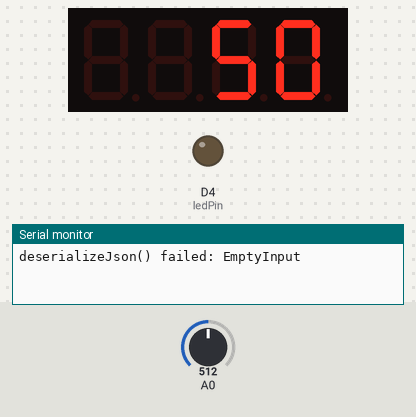
Simulated run of this sketch. Board: ESP8266 (Wemos D1 mini). On the bench: 4-digit seven-segment display, output pins drawn as LEDs (lit = HIGH), the last lines printed to the serial monitor. The test bench sets the inputs (shaded band); at power-on: A0 = 512. WiFi joins after 1.5 s; servers stay silent unless stated; uploads are accepted with an empty reply.

Above: at 2.7 s.
2.8 s: A0 set to 716
At 3.5 s:
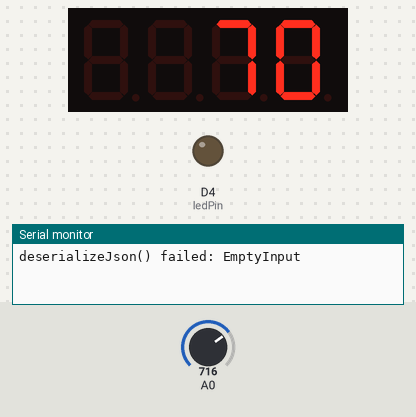
4.6 s: A0 set to 900
At 5.8 s:
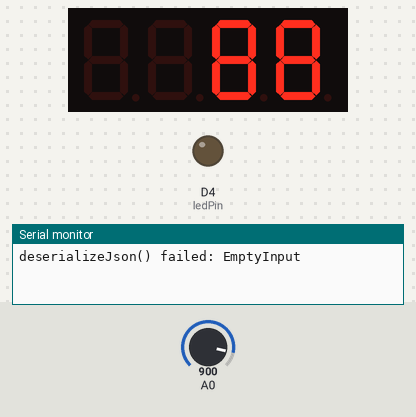
6.3 s: A0 set to 1023
At 6.9 s:
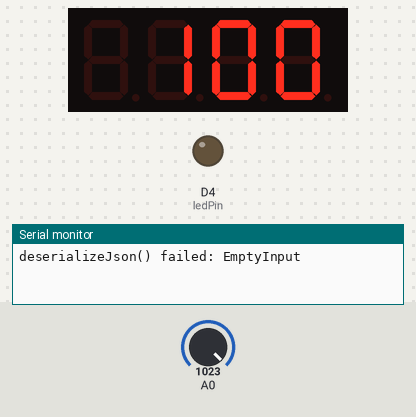
Timing chart, 0 to 9.3 s (numbered marks = the images above; inputs shaded):
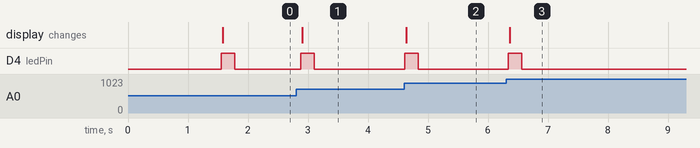

The sketch:

hueremotecontrol.ino
```cpp
/*
 * Explore setting the brightness of a Hue light connected to Domoticz Home Automation, by
 * using a ESP8266 microcontroller (WeMOS D1) with a potentiometer slider and 7-segment-4-digit-display.
 * Domoticz device idx = 118.
 * The Domoticz Json response is parsed using ArduinoJson (Check object size https://arduinojson.org/v6/assistant/ ).
 * To reduce noise, a delta level is used to trigger change.
 * Author: rwbl
 * Version: 20190411
 */

#include <ESP8266HTTPClient.h>;
#include <ESP8266WiFi.h>;
#include <ArduinoJson.h>;
#include <TM1637Display.h>

// potmeter
int potPin = 0;             // A0 input pin for the potentiometer
int ledPin = BUILTIN_LED;   // build in led when the slider is moved
int potValue = 0;           // value from the potmeter 0-1023
int newLevel = 0;           // store new brightness level 0-100
int oldLevel = 0;           // store previous brightness level 0-100
int deltaLevel = 0;         // determine delta between new and oldlevel
int noiseLevel = 5;         // set new level when deltaLevel > noiseLevel

// 7-segment-4-digit-display pins
const int CLKPin = D5;
const int DIOPin = D6;

// display object
TM1637Display display(CLKPin, DIOPin);

// network
const char* ssid = "your ssid";
const char* password = "your password";

// domoticz
// urlused to set the brightness
String baseUrl = "http://your_url:8080/json.htm?type=command&param=switchlight&idx=118&switchcmd=Set%20Level&level=";
const int deviceIdx = 118;

void setup() {

  // serial connection
  Serial.begin(115200);

  // declare ledPin as an OUTPUT
  pinMode(ledPin, OUTPUT);

  // led display
  // set brightness to medium (range is 0x00 (dark) - 0x0f (bright)
  display.setBrightness(0x0a);
  uint8_t data[] = { 0xff, 0xff, 0xff, 0xff };
  // put the number of segments
  display.setSegments(data);
  // initial value
  display.showNumberDec(0);
  delay(10);

  // network

  // wifi setup connection and hide the ssid
  WiFi.begin(ssid, password);
  WiFi.mode(WIFI_STA);
  // wait for the wifi connection completion
  while (WiFi.status() != WL_CONNECTED) {
    delay(500);
    Serial.println("Waiting for connection...");
  }

}

void loop() {

  // check the wifi connection status
  if(WiFi.status()== WL_CONNECTED){
    // object of class HTTPClient forcommunication with domoticz server
    HTTPClient http;
    // url sent to domoticz containing the api commands
    String domoticzUrl;

    // get the potentiometer analog value and convert to level 0-100
    potValue = analogRead(potPin);
    newLevel = map(potValue, 0, 1023, 0, 100);
    // handle noise at low level
    if (newLevel <= noiseLevel){
      newLevel = 0;
    }

    // get the absolute delta value from the new and old value
    deltaLevel = abs(newLevel - oldLevel);

    // set the new level if the deltalevel is greater noise level
    if (deltaLevel > noiseLevel){
      Serial.println(newLevel);
      // set the led to high
      digitalWrite(ledPin, HIGH);
      // assign the new to the old level - important
      oldLevel = newLevel;
      // update the display
      display.showNumberDec(newLevel);
      // Serial.println(level);

      // build the domoticz api url
      domoticzUrl = baseUrl + newLevel;
      Serial.println(domoticzUrl);

      // specify the http request destination
      http.begin(domoticzUrl);
      http.addHeader("Content-Type", "text/plain");
      // send the request to the domoticz server
      int httpCode = http.POST("ESP8266 request set Hue Level");
      // get the response payload
      String payload = http.getString();
      // Serial.println(httpCode);
      Serial.println(payload);

      // parse the domoticz http response, which is a json string
      // allocate the JSON document - size determined by the HTTP response, i.e.
      // {"status" : "OK", "title" : "SwitchLight"} or in case of an error {"status" : "ERR"}
      // use http://arduinojson.org/v6/assistant to compute the capacity.
      const size_t capacity = JSON_OBJECT_SIZE(2) + 1000;
      DynamicJsonDocument doc(capacity);

      // parse JSON object
      DeserializationError error = deserializeJson(doc, payload);
      if (error) {
        Serial.print(F("deserializeJson() failed: "));
        Serial.println(error.c_str());
        return;
      }

      // extract value "status" from the response
      Serial.println(F("Response:"));
      Serial.println(doc["status"].as<char*>());

      // close http connection
      http.end();

    }
    else {
      // turn the ledPin off
      digitalWrite(ledPin, LOW);
    }

  }
  else {
    Serial.println("Error WiFi connection");
  }

  delay(100);

}
```

Measured:
- after the input at 2.8 s, D4 (ledPin): LOW → HIGH after 0.08 s, → LOW 0.22 s later; the display: changes after 0.11 s (image 1)
- after the input at 4.6 s, D4 (ledPin): LOW → HIGH at once, → LOW 0.22 s later; the display: changes at once (image 2)
- after the input at 6.3 s, D4 (ledPin): LOW → HIGH at once, → LOW 0.22 s later; the display: changes after 0.06 s (image 3)
